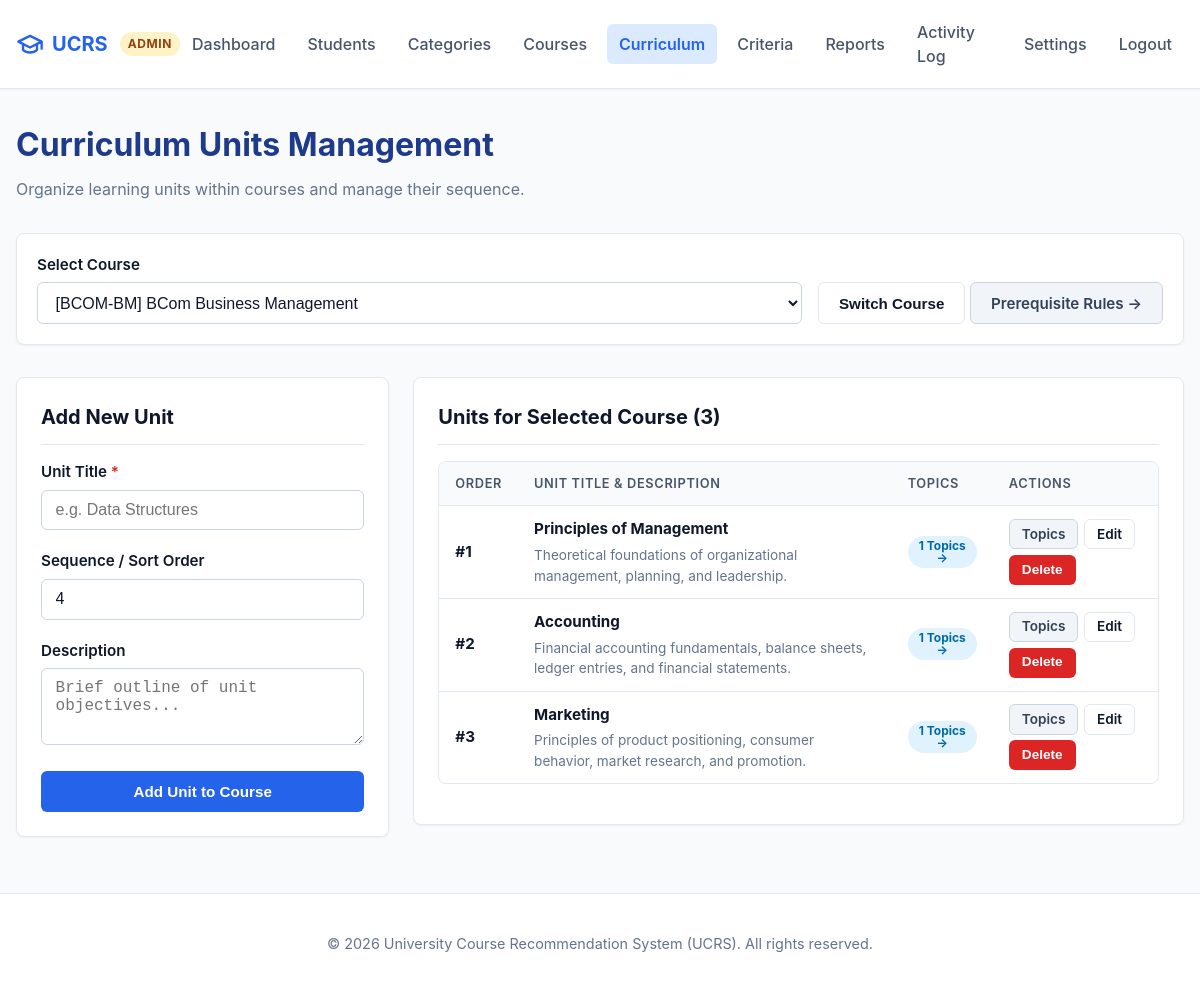
The app's page /admin/units.php (signed in) with its own data.
### tables this page shows
CREATE TABLE IF NOT EXISTS units (
    id INT AUTO_INCREMENT PRIMARY KEY,
    course_id INT NOT NULL,
    title VARCHAR(150) NOT NULL,
    description TEXT,
    sort_order INT NOT NULL DEFAULT 1,
    FOREIGN KEY (course_id) REFERENCES courses(id) ON DELETE CASCADE
);

### includes/config.php (called while the page is built, shortened)
<?php
function app_url(string $path = ''): string {
    static $base = null;
    if ($base === null) {
        $docRoot = isset($_SERVER['DOCUMENT_ROOT']) ? str_replace('\\', '/', realpath($_SERVER['DOCUMENT_ROOT'])) : '';
        $appRoot = str_replace('\\', '/', realpath(APP_ROOT));
        if ($docRoot && str_starts_with($appRoot, $docRoot)) {
            $base = substr($appRoot, strlen($docRoot));
        } else {
            $script = str_replace('\\', '/', $_SERVER['SCRIPT_NAME'] ?? '');
            $parts = explode('/', trim($script, '/'));
            $base = !empty($parts) && $parts[0] !== 'index.php' ? '/' . $parts[0] : '';
        }
        $base = rtrim($base, '/');
    }
    $path = ltrim($path, '/');
    return ($base ? $base : '') . ($path !== '' ? '/' . $path : '');
}
function e(?string $value): string {
    return htmlspecialchars($value ?? '', ENT_QUOTES, 'UTF-8');
}

### admin/units.php (the view, shortened to what this page needs)
<?php
require_once __DIR__ . '/../includes/config.php';
$pdo = get_db();
$courses = $pdo->query("SELECT id, code, name FROM courses ORDER BY code ASC")->fetchAll();
$selectedCourseId = isset($_GET['course']) ? (int)$_GET['course'] : ($courses[0]['id'] ?? 0);
$editUnit = null;
$errors = [];
$stmtUnits = $pdo->prepare("
    SELECT u.*, (SELECT COUNT(*) FROM topics t WHERE t.unit_id = u.id) AS topic_count
    FROM units u
    WHERE u.course_id = ?
    ORDER BY u.sort_order ASC, u.id ASC
");
$stmtUnits->execute([$selectedCourseId]);
$units = $stmtUnits->fetchAll();
require_once __DIR__ . '/../includes/header.php';
?>
<div style="margin-bottom: 2rem;">
    <h1 style="font-size: 2rem; margin: 0 0 0.5rem; color: #1e3a8a;">Curriculum Units Management</h1>
    <p style="color: var(--text-muted); margin: 0;">
        Organize learning units within courses and manage their sequence.
    </p>
</div>
<div class="card" style="padding: 1.25rem; margin-bottom: 2rem;">
    <form method="GET" action="<?= e(app_url('admin/units.php')) ?>" style="display: flex; gap: 1rem; align-items: flex-end; flex-wrap: wrap;">
        <div style="flex: 1; min-width: 280px;">
            <label for="course_select" class="form-label">Select Course</label>
            <select id="course_select" name="course" class="form-control" onchange="this.form.submit()">
                <?php foreach ($courses as $c): ?>
                    <option value="<?= (int)$c['id'] ?>" <?= $selectedCourseId === (int)$c['id'] ? 'selected' : '' ?>>
                        [<?= e($c['code']) ?>] <?= e($c['name']) ?>
                    </option>
                <?php endforeach; ?>
            </select>
        </div>
        <div>
            <button type="submit" class="btn btn-outline">Switch Course</button>
            <a href="<?= e(app_url('admin/requirements.php?course=' . $selectedCourseId)) ?>" class="btn btn-secondary">
                Prerequisite Rules &rarr;
            </a>
        </div>
    </form>
</div>
<div class="grid-3" style="align-items: flex-start;">
    <div class="card" style="grid-column: span 1;">
        <div class="card-header">
            <h2 class="card-title"><?= $editUnit ? 'Edit Unit' : 'Add New Unit' ?></h2>
        </div>
        <form method="POST" action="<?= e(app_url('admin/units.php?course=' . $selectedCourseId)) ?>">
            <div class="form-group">
                <label for="title" class="form-label">Unit Title <span style="color: var(--danger);">*</span></label>
                <input type="text" id="title" name="title" class="form-control <?= isset($errors['title']) ? 'is-invalid' : '' ?>" value="<?= e($editUnit['title'] ?? '') ?>" placeholder="e.g. Data Structures" required>
            </div>
            <div class="form-group">
                <label for="sort_order" class="form-label">Sequence / Sort Order</label>
                <input type="number" id="sort_order" name="sort_order" class="form-control" value="<?= (int)($editUnit['sort_order'] ?? (count($units) + 1)) ?>" min="1" required>
            </div>
            <div class="form-group">
                <label for="description" class="form-label">Description</label>
                <textarea id="description" name="description" class="form-control" rows="3" placeholder="Brief outline of unit objectives..."><?= e($editUnit['description'] ?? '') ?></textarea>
            </div>
            <button type="submit" class="btn btn-primary" style="width: 100%;">
                <?= $editUnit ? 'Update Unit' : 'Add Unit to Course' ?>
            </button>
        </form>
    </div>
    <div class="card" style="grid-column: span 2;">
        <div class="card-header">
            <h2 class="card-title">Units for Selected Course (<?= count($units) ?>)</h2>
        </div>
        <?php if (empty($units)): ?>
            <p style="color: var(--text-muted); text-align: center; padding: 2rem 0;">No units defined for this course yet.</p>
        <?php else: ?>
            <div class="table-responsive">
                <table class="data-table">
                    <thead>
                        <tr>
                            <th>Order</th>
                            <th>Unit Title &amp; Description</th>
                            <th>Topics</th>
                            <th>Actions</th>
                        </tr>
                    </thead>
                    <tbody>
                        <?php foreach ($units as $u): ?>
                            <tr>
                                <td><strong>#<?= (int)$u['sort_order'] ?></strong></td>
                                <td>
                                    <strong><?= e($u['title']) ?></strong>
                                    <?php if (!empty($u['description'])): ?>
                                        <div style="font-size: 0.85rem; color: var(--text-muted); margin-top: 0.25rem;">
                                            <?= e($u['description']) ?>
                                        </div>
                                    <?php endif; ?>
                                </td>
                                <td>
                                    <a href="<?= e(app_url('admin/topics.php?unit=' . $u['id'])) ?>" class="badge badge-info" style="text-decoration: none;">
                                        <?= (int)$u['topic_count'] ?> Topics &rarr;
                                    </a>
                                </td>
                                <td>
                                    <div style="display: flex; gap: 0.35rem; flex-wrap: wrap;">
                                        <a href="<?= e(app_url('admin/topics.php?unit=' . $u['id'])) ?>" class="btn btn-secondary btn-sm" title="Add / View Topics">
                                            Topics
                                        </a>
                                        <a href="<?= e(app_url('admin/units.php?course=' . $selectedCourseId . '&edit=' . $u['id'])) ?>" class="btn btn-outline btn-sm">
                                            Edit
                                        </a>
                                        <form method="POST" action="<?= e(app_url('admin/units.php?course=' . $selectedCourseId)) ?>" style="margin: 0;" onsubmit="return confirm('Are you sure you want to delete this unit and all its topics?');">
                                            <button type="submit" class="btn btn-danger btn-sm">
                                                Delete
                                            </button>
                                        </form>
                                    </div>
                                </td>
                            </tr>
                        <?php endforeach; ?>
                    </tbody>
                </table>
            </div>
        <?php endif; ?>
    </div>
</div>
<?php require_once __DIR__ . '/../includes/footer.php'; ?>

### assets/css/style.css (style rules this page uses)
:root { --primary: #2563eb; --primary-hover: #1d4ed8; --primary-light: #eff6ff; --secondary: #475569; --secondary-hover: #334155; --success: #16a34a; --success-bg: #f0fdf4; --success-border: #bbf7d0; --danger: #dc2626; --danger-bg: #fef2f2; --danger-border: #fecaca; --warning: #d97706; --warning-bg: #fffbeb; --warning-border: #fde68a; --info: #0284c7; --info-bg: #f0f9ff; --info-border: #bae6fd; --text-main: #0f172a; --text-muted: #64748b; --bg-page: #f8fafc; --bg-card: #ffffff; --border-color: #e2e8f0; --border-radius: 8px; --shadow-sm: 0 1px 2px 0 rgba(0, 0, 0, 0.05); --shadow-md: 0 4px 6px -1px rgba(0, 0, 0, 0.1), 0 2px 4px -2px rgba(0, 0, 0, 0.1); --shadow-lg: 0 10px 15px -3px rgba(0, 0, 0, 0.1), 0 4px 6px -4px rgba(0, 0, 0, 0.1); --transition: all 0.2s ease-in-out; }
*, *::before, *::after { box-sizing: border-box; }
body { margin: 0; font-family: -apple-system, BlinkMacSystemFont, "Segoe UI", Roboto, "Helvetica Neue", Arial, sans-serif; font-size: 16px; line-height: 1.5; color: var(--text-main); background-color: var(--bg-page); display: flex; flex-direction: column; min-height: 100vh; }
a { color: var(--primary); text-decoration: none; transition: var(--transition); }
.card { background: var(--bg-card); border: 1px solid var(--border-color); border-radius: var(--border-radius); padding: 1.5rem; box-shadow: var(--shadow-sm); margin-bottom: 1.5rem; }
.card-header { border-bottom: 1px solid var(--border-color); padding-bottom: 0.75rem; margin-bottom: 1rem; display: flex; justify-content: space-between; align-items: center; flex-wrap: wrap; gap: 0.5rem; }
.card-title { margin: 0; font-size: 1.25rem; font-weight: 700; color: var(--text-main); }
.grid-3 { display: grid; grid-template-columns: repeat(3, 1fr); gap: 1.5rem; }
.btn { display: inline-flex; align-items: center; justify-content: center; gap: 0.5rem; padding: 0.65rem 1.25rem; font-size: 0.95rem; font-weight: 600; border-radius: 6px; border: 1px solid transparent; cursor: pointer; transition: var(--transition); text-decoration: none; line-height: 1.25; }
.btn-primary { background-color: var(--primary); color: #ffffff; }
.btn-secondary { background-color: #f1f5f9; color: var(--secondary-hover); border-color: #cbd5e1; }
.btn-danger { background-color: var(--danger); color: #ffffff; }
.btn-outline { background-color: transparent; border-color: var(--border-color); color: var(--text-main); }
.btn-sm { padding: 0.35rem 0.75rem; font-size: 0.85rem; }
.form-group { margin-bottom: 1.25rem; }
.form-label { display: block; margin-bottom: 0.35rem; font-weight: 600; font-size: 0.95rem; color: var(--text-main); }
.form-control { width: 100%; padding: 0.65rem 0.85rem; font-size: 1rem; border: 1px solid #cbd5e1; border-radius: 6px; background-color: #ffffff; color: var(--text-main); transition: var(--transition); }
.badge { display: inline-block; padding: 0.25rem 0.6rem; font-size: 0.75rem; font-weight: 700; line-height: 1; border-radius: 9999px; text-align: center; }
.badge-info { background-color: #e0f2fe; color: #0369a1; }
.table-responsive { width: 100%; overflow-x: auto; -webkit-overflow-scrolling: touch; margin-bottom: 1rem; border: 1px solid var(--border-color); border-radius: var(--border-radius); }
.data-table { width: 100%; border-collapse: collapse; text-align: left; font-size: 0.95rem; }
.data-table th, .data-table td { padding: 0.75rem 1rem; border-bottom: 1px solid var(--border-color); }
.data-table th { background-color: #f8fafc; font-weight: 600; color: var(--secondary); text-transform: uppercase; font-size: 0.8rem; letter-spacing: 0.05em; }
.data-table tbody tr:last-child td { border-bottom: none; }

### records on screen
units: sort_order "1", title "Principles of Management", description "Theoretical foundations of organizational management, planning, and leadership.", topic_count "1"
units: sort_order "2", title "Accounting", description "Financial accounting fundamentals, balance sheets, ledger entries, and financial statements.", topic_count "1"
units: sort_order "3", title "Marketing", description "Principles of product positioning, consumer behavior, market research, and promotion.", topic_count "1"

### other values on screen
$userRole "ADMIN"
count($units) "3"
